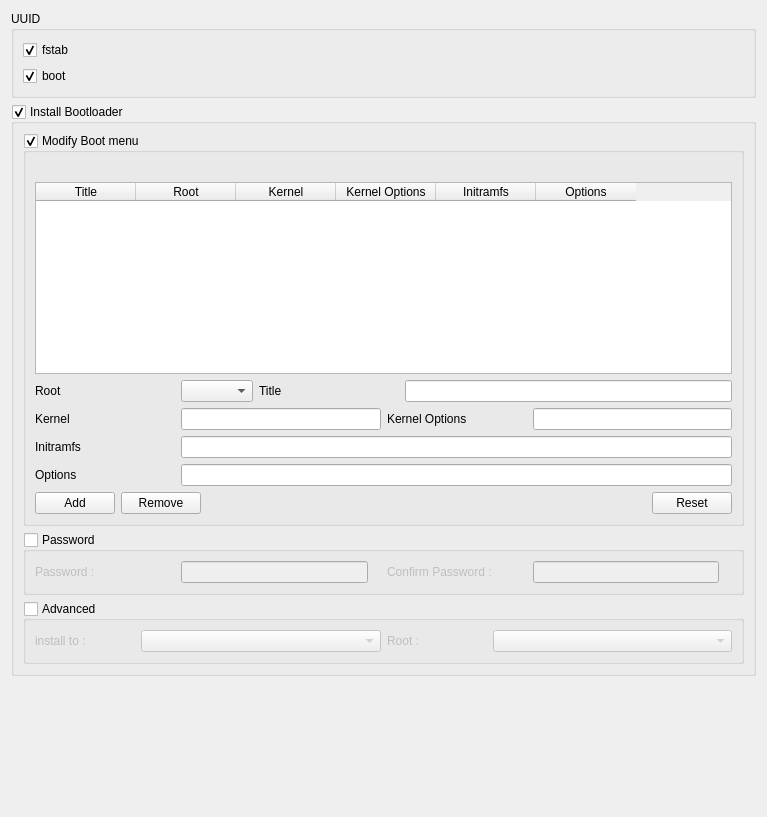
<?xml version="1.0" encoding="UTF-8"?>
<ui version="4.0">
 <class>bootloaderPage</class>
 <widget class="QWidget" name="bootloaderPage">
  <property name="geometry">
   <rect>
    <x>0</x>
    <y>0</y>
    <width>767</width>
    <height>817</height>
   </rect>
  </property>
  <property name="windowTitle">
   <string>Form</string>
  </property>
  <layout class="QVBoxLayout" name="verticalLayout_5">
   <property name="sizeConstraint">
    <enum>QLayout::SetMinimumSize</enum>
   </property>
   <item>
    <widget class="QGroupBox" name="groupBox_6">
     <property name="enabled">
      <bool>true</bool>
     </property>
     <property name="title">
      <string>UUID</string>
     </property>
     <property name="flat">
      <bool>false</bool>
     </property>
     <property name="checkable">
      <bool>false</bool>
     </property>
     <layout class="QVBoxLayout" name="verticalLayout_7">
      <item>
       <layout class="QHBoxLayout" name="horizontalLayout_14">
        <item>
         <widget class="QCheckBox" name="UUIDFsTabCheckBox">
          <property name="text">
           <string>fstab</string>
          </property>
          <property name="checked">
           <bool>true</bool>
          </property>
         </widget>
        </item>
       </layout>
      </item>
      <item>
       <layout class="QHBoxLayout" name="horizontalLayout_15">
        <item>
         <widget class="QCheckBox" name="UUIDBootCheckBox">
          <property name="text">
           <string>boot</string>
          </property>
          <property name="checked">
           <bool>true</bool>
          </property>
         </widget>
        </item>
       </layout>
      </item>
     </layout>
    </widget>
   </item>
   <item>
    <widget class="QGroupBox" name="bootloaderGroupBox">
     <property name="title">
      <string>Install Bootloader</string>
     </property>
     <property name="flat">
      <bool>false</bool>
     </property>
     <property name="checkable">
      <bool>true</bool>
     </property>
     <layout class="QVBoxLayout" name="verticalLayout_3">
      <item>
       <widget class="QGroupBox" name="groupBox_5">
        <property name="sizePolicy">
         <sizepolicy hsizetype="MinimumExpanding" vsizetype="MinimumExpanding">
          <horstretch>0</horstretch>
          <verstretch>0</verstretch>
         </sizepolicy>
        </property>
        <property name="title">
         <string>Modify Boot menu</string>
        </property>
        <property name="flat">
         <bool>true</bool>
        </property>
        <property name="checkable">
         <bool>true</bool>
        </property>
        <property name="checked">
         <bool>true</bool>
        </property>
        <layout class="QVBoxLayout" name="verticalLayout_2">
         <item>
          <widget class="QLabel" name="passwordStatusLabel_2">
           <property name="text">
            <string/>
           </property>
          </widget>
         </item>
         <item>
          <widget class="QTableWidget" name="bootMenuTableWidget">
           <property name="sizePolicy">
            <sizepolicy hsizetype="MinimumExpanding" vsizetype="MinimumExpanding">
             <horstretch>0</horstretch>
             <verstretch>0</verstretch>
            </sizepolicy>
           </property>
           <property name="minimumSize">
            <size>
             <width>0</width>
             <height>19</height>
            </size>
           </property>
           <column>
            <property name="text">
             <string>Title</string>
            </property>
           </column>
           <column>
            <property name="text">
             <string>Root</string>
            </property>
           </column>
           <column>
            <property name="text">
             <string>Kernel</string>
            </property>
           </column>
           <column>
            <property name="text">
             <string>Kernel Options</string>
            </property>
           </column>
           <column>
            <property name="text">
             <string>Initramfs</string>
            </property>
           </column>
           <column>
            <property name="text">
             <string>Options</string>
            </property>
           </column>
          </widget>
         </item>
         <item>
          <layout class="QHBoxLayout" name="horizontalLayout_17">
           <item>
            <layout class="QHBoxLayout" name="horizontalLayout_11">
             <item>
              <widget class="QLabel" name="bootEntryRootLabel">
               <property name="sizePolicy">
                <sizepolicy hsizetype="Fixed" vsizetype="Preferred">
                 <horstretch>0</horstretch>
                 <verstretch>0</verstretch>
                </sizepolicy>
               </property>
               <property name="minimumSize">
                <size>
                 <width>140</width>
                 <height>0</height>
                </size>
               </property>
               <property name="text">
                <string>Root</string>
               </property>
              </widget>
             </item>
             <item>
              <widget class="QComboBox" name="bootEntryRootComboBox"/>
             </item>
            </layout>
           </item>
           <item>
            <layout class="QHBoxLayout" name="horizontalLayout_8">
             <item>
              <widget class="QLabel" name="bootEntryTitleLabel">
               <property name="sizePolicy">
                <sizepolicy hsizetype="Minimum" vsizetype="Preferred">
                 <horstretch>0</horstretch>
                 <verstretch>0</verstretch>
                </sizepolicy>
               </property>
               <property name="minimumSize">
                <size>
                 <width>140</width>
                 <height>0</height>
                </size>
               </property>
               <property name="text">
                <string>Title</string>
               </property>
              </widget>
             </item>
             <item>
              <widget class="QLineEdit" name="bootEntryTitlelineEdit"/>
             </item>
            </layout>
           </item>
          </layout>
         </item>
         <item>
          <layout class="QHBoxLayout" name="horizontalLayout_13">
           <item>
            <layout class="QHBoxLayout" name="horizontalLayout_10">
             <item>
              <widget class="QLabel" name="bootEntryKernelLabel">
               <property name="sizePolicy">
                <sizepolicy hsizetype="Minimum" vsizetype="Preferred">
                 <horstretch>0</horstretch>
                 <verstretch>0</verstretch>
                </sizepolicy>
               </property>
               <property name="minimumSize">
                <size>
                 <width>140</width>
                 <height>0</height>
                </size>
               </property>
               <property name="text">
                <string>Kernel</string>
               </property>
              </widget>
             </item>
             <item>
              <widget class="QLineEdit" name="bootEntryKernellineEdit"/>
             </item>
            </layout>
           </item>
           <item>
            <layout class="QHBoxLayout" name="horizontalLayout_16">
             <item>
              <widget class="QLabel" name="bootEntryKernelOptionsLabel">
               <property name="sizePolicy">
                <sizepolicy hsizetype="Minimum" vsizetype="Preferred">
                 <horstretch>0</horstretch>
                 <verstretch>0</verstretch>
                </sizepolicy>
               </property>
               <property name="minimumSize">
                <size>
                 <width>140</width>
                 <height>0</height>
                </size>
               </property>
               <property name="text">
                <string>Kernel Options</string>
               </property>
              </widget>
             </item>
             <item>
              <widget class="QLineEdit" name="bootEntryKernelOptionslineEdit"/>
             </item>
            </layout>
           </item>
          </layout>
         </item>
         <item>
          <layout class="QHBoxLayout" name="horizontalLayout_12">
           <item>
            <widget class="QLabel" name="bootEntryInitramfsLabel">
             <property name="sizePolicy">
              <sizepolicy hsizetype="Minimum" vsizetype="Preferred">
               <horstretch>0</horstretch>
               <verstretch>0</verstretch>
              </sizepolicy>
             </property>
             <property name="minimumSize">
              <size>
               <width>140</width>
               <height>0</height>
              </size>
             </property>
             <property name="text">
              <string>Initramfs</string>
             </property>
            </widget>
           </item>
           <item>
            <widget class="QLineEdit" name="bootEntryInitramfsLineEdit"/>
           </item>
          </layout>
         </item>
         <item>
          <layout class="QHBoxLayout" name="horizontalLayout_9">
           <item>
            <widget class="QLabel" name="bootEntryOptionsLabel">
             <property name="sizePolicy">
              <sizepolicy hsizetype="Minimum" vsizetype="Preferred">
               <horstretch>0</horstretch>
               <verstretch>0</verstretch>
              </sizepolicy>
             </property>
             <property name="minimumSize">
              <size>
               <width>140</width>
               <height>0</height>
              </size>
             </property>
             <property name="text">
              <string>Options</string>
             </property>
            </widget>
           </item>
           <item>
            <widget class="QLineEdit" name="bootEntryOptionsLineEdit"/>
           </item>
          </layout>
         </item>
         <item>
          <layout class="QHBoxLayout" name="horizontalLayout_6">
           <item>
            <widget class="QPushButton" name="addBootEntryPushButton">
             <property name="text">
              <string>Add</string>
             </property>
            </widget>
           </item>
           <item>
            <widget class="QPushButton" name="removeBootEntryPushButton">
             <property name="text">
              <string>Remove</string>
             </property>
            </widget>
           </item>
           <item>
            <spacer name="horizontalSpacer">
             <property name="orientation">
              <enum>Qt::Horizontal</enum>
             </property>
             <property name="sizeHint" stdset="0">
              <size>
               <width>258</width>
               <height>21</height>
              </size>
             </property>
            </spacer>
           </item>
           <item>
            <widget class="QPushButton" name="resetBootMenuPushButton">
             <property name="text">
              <string>Reset</string>
             </property>
            </widget>
           </item>
          </layout>
         </item>
        </layout>
       </widget>
      </item>
      <item>
       <widget class="QGroupBox" name="groupBox_3">
        <property name="title">
         <string>Password</string>
        </property>
        <property name="flat">
         <bool>true</bool>
        </property>
        <property name="checkable">
         <bool>true</bool>
        </property>
        <property name="checked">
         <bool>false</bool>
        </property>
        <layout class="QVBoxLayout" name="verticalLayout_4">
         <item>
          <layout class="QHBoxLayout" name="horizontalLayout_5">
           <item>
            <layout class="QHBoxLayout" name="horizontalLayout_7">
             <item>
              <widget class="QLabel" name="label_4">
               <property name="sizePolicy">
                <sizepolicy hsizetype="Fixed" vsizetype="Fixed">
                 <horstretch>0</horstretch>
                 <verstretch>0</verstretch>
                </sizepolicy>
               </property>
               <property name="minimumSize">
                <size>
                 <width>140</width>
                 <height>0</height>
                </size>
               </property>
               <property name="maximumSize">
                <size>
                 <width>166</width>
                 <height>16777215</height>
                </size>
               </property>
               <property name="sizeIncrement">
                <size>
                 <width>100</width>
                 <height>0</height>
                </size>
               </property>
               <property name="text">
                <string>Password :</string>
               </property>
              </widget>
             </item>
             <item>
              <widget class="QLineEdit" name="bootPasswordLineEdit">
               <property name="echoMode">
                <enum>QLineEdit::Password</enum>
               </property>
              </widget>
             </item>
             <item>
              <widget class="QLabel" name="bootPasswordLabel">
               <property name="text">
                <string/>
               </property>
              </widget>
             </item>
            </layout>
           </item>
           <item>
            <layout class="QHBoxLayout" name="horizontalLayout">
             <item>
              <widget class="QLabel" name="label_7">
               <property name="sizePolicy">
                <sizepolicy hsizetype="Fixed" vsizetype="Fixed">
                 <horstretch>0</horstretch>
                 <verstretch>0</verstretch>
                </sizepolicy>
               </property>
               <property name="minimumSize">
                <size>
                 <width>140</width>
                 <height>0</height>
                </size>
               </property>
               <property name="maximumSize">
                <size>
                 <width>130</width>
                 <height>16777215</height>
                </size>
               </property>
               <property name="sizeIncrement">
                <size>
                 <width>100</width>
                 <height>0</height>
                </size>
               </property>
               <property name="text">
                <string>Confirm Password :</string>
               </property>
              </widget>
             </item>
             <item>
              <widget class="QLineEdit" name="bootConfirmPasswordLineEdit">
               <property name="echoMode">
                <enum>QLineEdit::Password</enum>
               </property>
              </widget>
             </item>
             <item>
              <widget class="QLabel" name="bootConfirmPasswordStatusLabel">
               <property name="text">
                <string/>
               </property>
              </widget>
             </item>
            </layout>
           </item>
          </layout>
         </item>
        </layout>
       </widget>
      </item>
      <item>
       <widget class="QGroupBox" name="groupBox_2">
        <property name="title">
         <string>Advanced</string>
        </property>
        <property name="flat">
         <bool>true</bool>
        </property>
        <property name="checkable">
         <bool>true</bool>
        </property>
        <property name="checked">
         <bool>false</bool>
        </property>
        <layout class="QVBoxLayout" name="verticalLayout">
         <item>
          <layout class="QHBoxLayout" name="horizontalLayout_4">
           <item>
            <layout class="QHBoxLayout" name="horizontalLayout_3">
             <item>
              <widget class="QLabel" name="label_3">
               <property name="sizePolicy">
                <sizepolicy hsizetype="Maximum" vsizetype="Fixed">
                 <horstretch>0</horstretch>
                 <verstretch>0</verstretch>
                </sizepolicy>
               </property>
               <property name="minimumSize">
                <size>
                 <width>0</width>
                 <height>0</height>
                </size>
               </property>
               <property name="maximumSize">
                <size>
                 <width>100</width>
                 <height>20</height>
                </size>
               </property>
               <property name="sizeIncrement">
                <size>
                 <width>0</width>
                 <height>0</height>
                </size>
               </property>
               <property name="baseSize">
                <size>
                 <width>18</width>
                 <height>0</height>
                </size>
               </property>
               <property name="text">
                <string>install to :</string>
               </property>
              </widget>
             </item>
             <item>
              <widget class="QComboBox" name="setupComboBox"/>
             </item>
            </layout>
           </item>
           <item>
            <layout class="QHBoxLayout" name="horizontalLayout_2">
             <item>
              <widget class="QLabel" name="label_2">
               <property name="sizePolicy">
                <sizepolicy hsizetype="Maximum" vsizetype="Fixed">
                 <horstretch>0</horstretch>
                 <verstretch>0</verstretch>
                </sizepolicy>
               </property>
               <property name="minimumSize">
                <size>
                 <width>0</width>
                 <height>0</height>
                </size>
               </property>
               <property name="maximumSize">
                <size>
                 <width>100</width>
                 <height>16777215</height>
                </size>
               </property>
               <property name="sizeIncrement">
                <size>
                 <width>100</width>
                 <height>0</height>
                </size>
               </property>
               <property name="text">
                <string>Root :</string>
               </property>
              </widget>
             </item>
             <item>
              <widget class="QComboBox" name="rootComboBox"/>
             </item>
            </layout>
           </item>
          </layout>
         </item>
        </layout>
       </widget>
      </item>
     </layout>
    </widget>
   </item>
   <item>
    <spacer name="verticalSpacer">
     <property name="orientation">
      <enum>Qt::Vertical</enum>
     </property>
     <property name="sizeHint" stdset="0">
      <size>
       <width>20</width>
       <height>29</height>
      </size>
     </property>
    </spacer>
   </item>
  </layout>
 </widget>
 <resources/>
 <connections/>
</ui>
